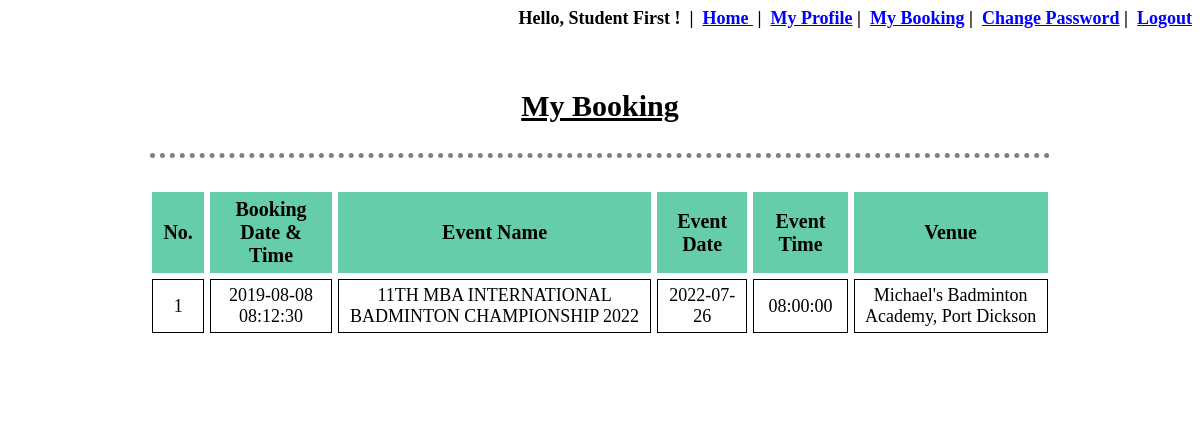
Page /my_booking.php (signed in) on the committed database.
### tables this page shows
CREATE TABLE `booking_details` (
  `BookingID` int(10) NOT NULL,
  `BookingTimeStamp` timestamp NOT NULL DEFAULT current_timestamp(),
  `UserID` varchar(10) NOT NULL,
  `EventID` int(10) NOT NULL
);

CREATE TABLE `event_details` (
  `EventID` int(10) NOT NULL,
  `EventName` varchar(100) NOT NULL,
  `EventDate` date NOT NULL,
  `EventTime` time NOT NULL,
  `EventCategory` varchar(100) NOT NULL,
  `EventDescription` text NOT NULL,
  `EventTicketPrice` double NOT NULL,
  `EventTicketTotal` int(11) NOT NULL,
  `EventTicketSold` int(11) NOT NULL,
  `VenueID` int(10) NOT NULL,
  `UserID` varchar(10) NOT NULL
);

CREATE TABLE `venue_details` (
  `VenueID` int(11) NOT NULL,
  `VenueName` varchar(80) NOT NULL,
  `VenueInfo` varchar(100) NOT NULL
);

### my_booking.php (the view, shortened to what this page needs)
<?php
	include 'session.php';
	$uid=$_SESSION['UserID'];
?>
<!DOCTYPE html>
<html>
<head>
</head>
<body background="image\bcg.png">
	<div id="view" align="center">
		<p style="padding-top: 30px; text-decoration: underline; font-size: 30px;font-weight: 900">My Booking</p>
		<hr>
		<table align="center" cellpadding="6px" cellspacing="6px">
			<tr>
				<th>No.</th>
				<th>Booking<br>Date & Time</th>
				<th>Event Name</th>
				<th>Event Date</th>
				<th>Event Time</th>
				<th>Venue</th>
			</tr>
			<?php
				$count=0;
				$conn = mysqli_connect($servername, $username, $password, $dbname);
				$read_user_booking = "SELECT * FROM booking_details WHERE UserID='$uid'";
				$result_read_user_booking = mysqli_query($conn, $read_user_booking);
				if ($result_read_user_booking){
					while($row = mysqli_fetch_array($result_read_user_booking, MYSQLI_ASSOC)){
						$eid=$row['EventID'];
						$count=$count+1;
						echo "<tr>";
						echo "<td>".$count."</td>";
						echo "<td>".$row['BookingTimeStamp']."</td>";
						$read_event_detail = "SELECT * FROM event_details WHERE EventID='$eid'";
						$result_read_event_detail = mysqli_query($conn, $read_event_detail);
						if ($result_read_event_detail){
							while($row1 = mysqli_fetch_array($result_read_event_detail, MYSQLI_ASSOC)){
								$vid=$row1['VenueID'];
								echo "<td>".$row1['EventName']."</td>";
								echo "<td>".$row1['EventDate']."</td>";
								echo "<td>".$row1['EventTime']."</td>";
								$read_venue_detail = "SELECT * FROM venue_details WHERE VenueID='$vid'";
								$result_read_venue_detail = mysqli_query($conn, $read_venue_detail);
								if ($result_read_event_detail){
									while($row2 = mysqli_fetch_array($result_read_venue_detail, MYSQLI_ASSOC)){
										echo "<td>".$row2['VenueName']."</td>";
									}
								}
							}
						}
						echo "</tr>";
					}
				}
			?>
		</table>
	</div>
</body>
</html>

### my_booking.php (style rules this page uses)
table { max-width: 1200px; margin-bottom:50px; margin-left:auto; margin-right:auto; background-color: white; text-align:center; padding-top: 10px; padding-left: 20px; padding-right: 20px; }
th { background-color: #66CDAA; border:1px solid #66CDAA; font-size: 20px; text-align: center; padding: 5px 10px; }
td { border:1px solid black; font-size: 18px; font-family: Times New Roman; padding: 5px 5px; }
div { margin: auto; padding-bottom: 5px; min-width: 50%; max-width: 80%; background-color: white; }
hr { border-top: 5px dotted grey; border-bottom: none; border-left: none; border-right: none; width: 95%; padding-top: 10px }

### rows in the picture
booking_details: BookingTimeStamp "2019-08-08 08:12:30"
event_details: EventName "11TH MBA INTERNATIONAL BADMINTON CHAMPIONSHIP 2022", EventDate "2022-07-26", EventTime "08:00:00"
venue_details: VenueName "Michael's Badminton Academy, Port Dickson"

### other values in the picture
$_SESSION['UserFullName'] "Student First"
